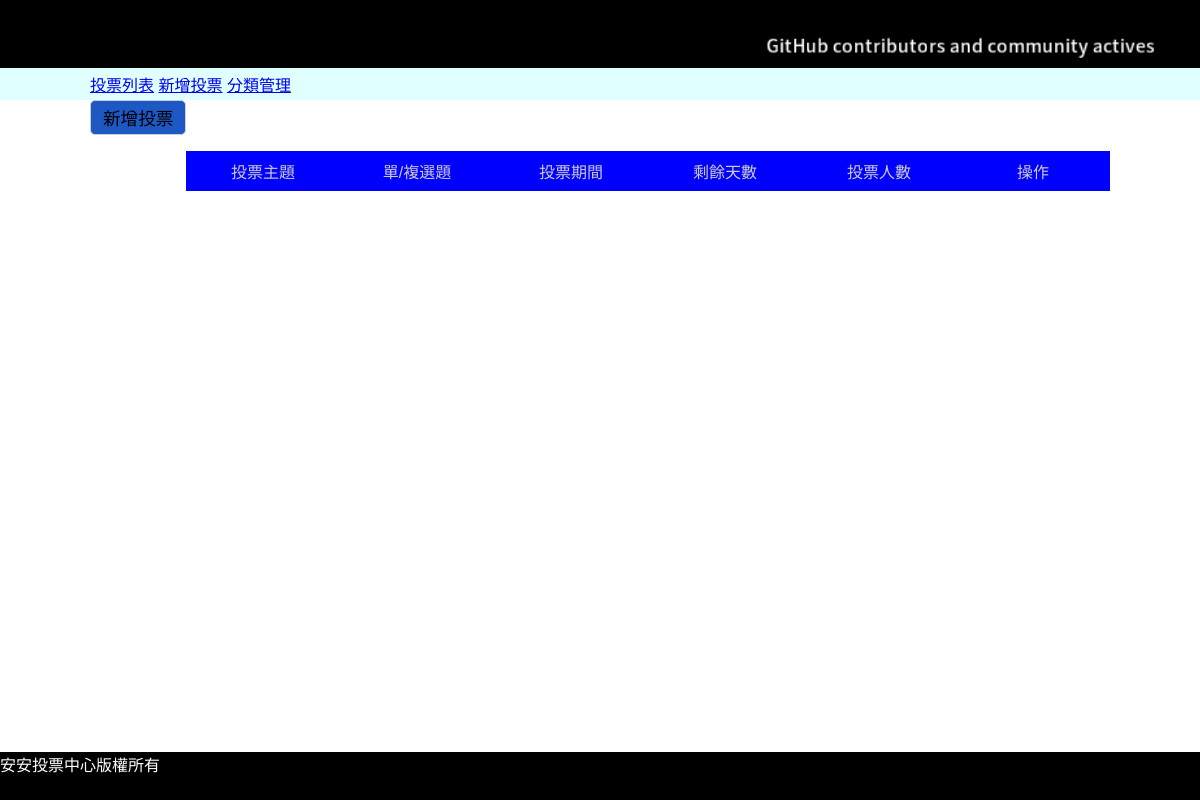
The page /back.php on the database as committed earlier.
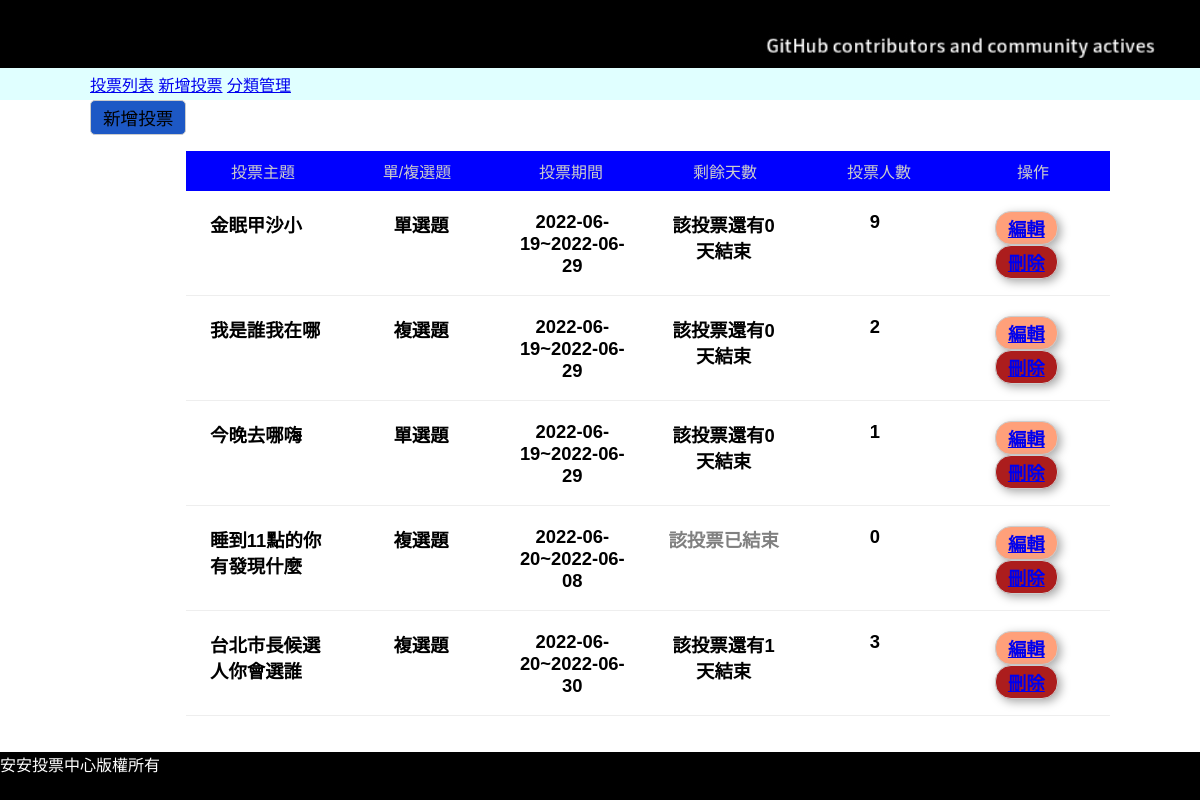
The same page on the database as committed later.
### tables this page shows
CREATE TABLE `subjects` (
  `id` int(11) UNSIGNED NOT NULL,
  `subject` varchar(128) NOT NULL,
  `type_id` int(11) NOT NULL,
  `multiple` tinyint(1) NOT NULL DEFAULT 0,
  `mulit_limit` tinyint(2) NOT NULL DEFAULT 1,
  `start` date NOT NULL,
  `end` date NOT NULL,
  `total` int(11) UNSIGNED NOT NULL DEFAULT 0
);

### api/base.php (called while the page is built, shortened)
<?php
function pdo(){
    $dsn="mysql:host=localhost;charset=utf8;dbname=s1110103";
    return new PDO($dsn,'s1110103','s1110103');
}
function all($table,...$arg){
    $pdo=pdo();
    $sql="SELECT * FROM $table ";
        return $pdo->query($sql)->fetchAll(PDO::FETCH_ASSOC);
    }
?>

### back.php (the view, shortened to what this page needs)
<?php
include_once "./api/base.php";
?>
<!DOCTYPE html>
<html lang="en">
<head>
    <link rel="stylesheet" href="./css/basic.css">
    <link rel="stylesheet" href="./css/back.css">
</head>
<body>
    <div id="header">
        <?php include "./layout/header.php";
              include "./layout/back_nav.php";
        ?>
    </div>
    <div id="container">
    <?php
    if(isset($file) && file_exists($file)){
        include $file;
    }else{
    ?>
            <button class="btn btn-primary" onclick="location.href='?do=add_vote'">新增投票</button>
            <div>
                <ul>
                    <li class='list-header'>
                        <div>投票主題</div>
                        <div>單/複選題</div>
                        <div>投票期間</div>
                        <div>剩餘天數</div>
                        <div>投票人數</div>
                        <div>操作</div>
                    </li>
                <?php
                    $subjects=all('subjects');
                    foreach($subjects as $subject){
                        echo "<li class='list-items'>";
                        echo "<div>{$subject['subject']}</div>";
                        if($subject['multiple']==0){
                            echo "<div class='text-center'>單選題</div>";
                        }else{
                            echo "<div class='text-center'>複選題</div>";
                        }
                        echo "<div class='text-center'>";
                        echo $subject['start']."~".$subject['end'];
                        echo "</div>";
                        echo "<div class='text-center'>";
                            $today=strtotime("now");
                            $end=strtotime($subject['end']);
                            if(($end-$today)>0){
                                $remain=floor(($end-$today)/(60*60*24));
                                echo "該投票還有".$remain."天結束";
                            }else{
                                echo "<span style='color:grey'>該投票已結束</span>";
                            }
                        echo "</div>";
                        echo "<div class='text-center'>{$subject['total']}</div>";
                        echo "<div class='text-center'>";
                        echo "<a class='edit' href='?do=edit&id={$subject['id']}'>編輯</a>";
                        echo "<a class='del' href='?do=del&id={$subject['id']}'>刪除</a>";
                        echo "</div>";
                        echo "</li>";
                    }
                ?>
                </ul>
            </div>
    <?php
    }
    ?>
    </div>
    <div>
        <?php include "./layout/footer.php";?>
    </div>
</body>
</html>

Rows that differ between the two databases and show on the page:
added subjects: subject "金眠甲沙小", multiple "單選題", start "2022-06-19", end "2022-06-29", total "9"
added subjects: subject "我是誰我在哪", multiple "複選題", start "2022-06-19", end "2022-06-29", total "2"
added subjects: subject "今晚去哪嗨", multiple "單選題", start "2022-06-19", end "2022-06-29", total "1"
added subjects: subject "睡到11點的你有發現什麼", multiple "複選題", start "2022-06-20", end "2022-06-08", shows "該投票已結束", total "0"
added subjects: subject "台北市長候選人你會選誰", multiple "複選題", start "2022-06-20", end "2022-06-30", total "3"
